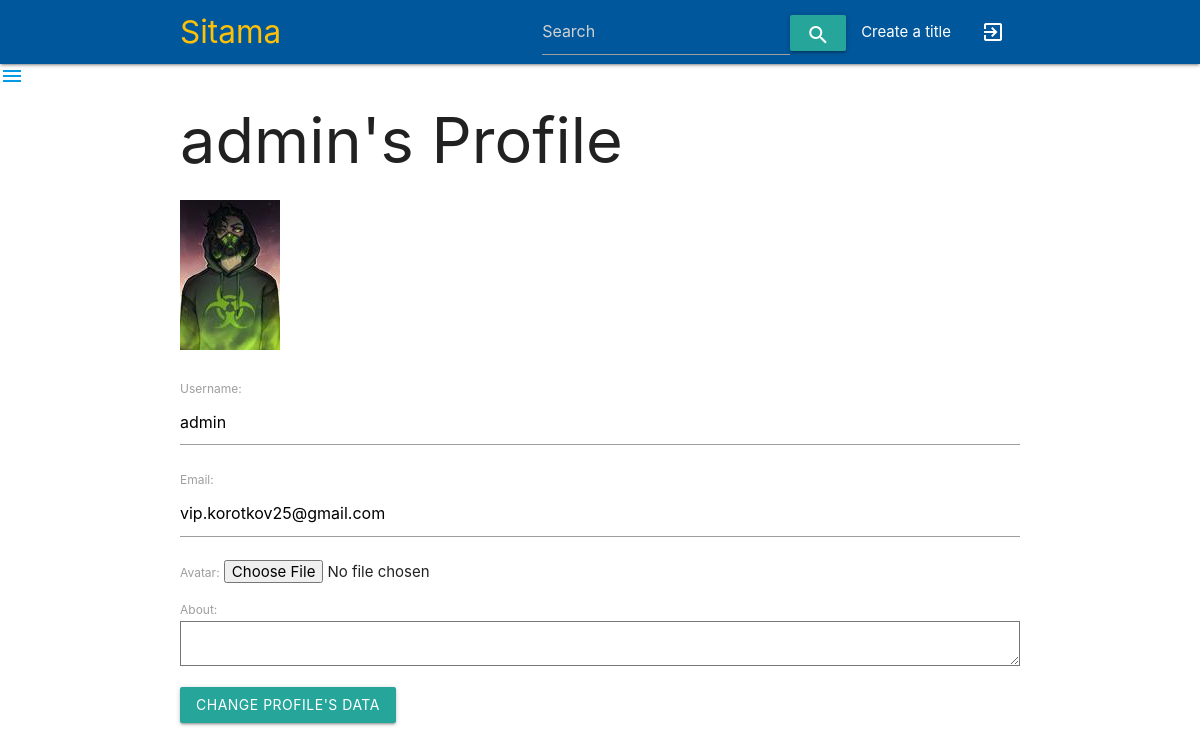
/profile/ (signed in), run on an earlier commit of the app's database.
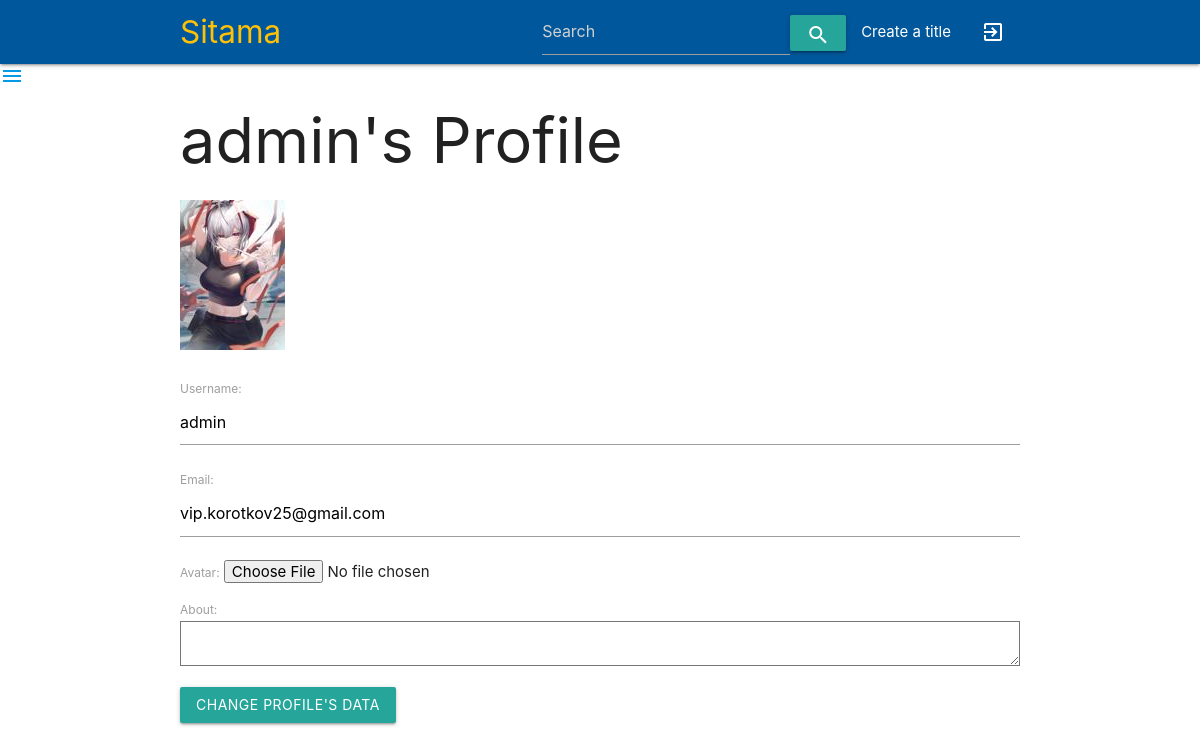
And on a later commit of the database.
### blog/models.py (models this page shows, shortened)
class Profile(models.Model):
    user = models.OneToOneField(User,on_delete=models.CASCADE)
    avatar = models.ImageField(default="blog/static/img/profiles/default_avatar.jpg", upload_to="blog/static/img/profiles")
    bio = models.TextField(max_length=500, blank=True)

### blog/views.py (the view)
# urls.py: path('profile/',views.profile, name = 'user_profile'),
@login_required
def profile(request):
    if request.method == 'POST':
        user_form = UpdateUserForm(request.POST, instance=request.user)
        profile_form = UpdateProfileform(request.POST, request.FILES, instance=request.user.profile)
        if user_form.is_valid() and profile_form.is_valid():
            user_form.save()
            profile_form.save()
            return redirect(to='user_profile')
    else:
        user_form = UpdateUserForm(instance=request.user)
        profile_form = UpdateProfileform(instance=request.user.profile)
    profile = request.user.profile
    context = {
        'profile': profile,
        'user_form':user_form,
        'profile_form':profile_form
    }
    return render(request, 'profile.html', context)

### blog/forms.py
class UpdateUserForm(forms.ModelForm):
    username = forms.CharField(max_length=100,
                                required=True,
                                widget=forms.TextInput(
                                    attrs={'class':'form-control'}
                                ))
    email = forms.CharField(required=True,
                            widget=forms.TextInput(
                                attrs={'class':'form-control'}
                                ))
    class Meta:
        model = User
        fields = ['username', 'email']

class UpdateProfileform(forms.ModelForm):
    avatar = forms.ImageField(widget=forms.FileInput(attrs={'class':'form-control-file'}))
    about = forms.CharField(widget=forms.Textarea(attrs={'class':'form-control', 'rows':4}))
    class Meta:
        model = Profile
        fields = ['avatar', 'about']

### blog/templates/profile.html (shortened to what this page needs)
{% extends 'navbar.html' %}
{% load static %}
{% block content %}
<div class="container">
    <div class="row">
        <h1>{{user.username}}'s Profile</h1>
        <img class="responcive-img center-align" src="/{{profile.avatar}}">
    </div>
    <div class="row">
        <form action="/profile/" method="POST" enctype="multipart/form-data">
            {{ user_form.as_p }}
            {{ profile_form.as_p }}
            <button class="btn waves-effect waves-light" type="submit">Change profile's data</button>
        </form>
    </div>
</div>
{% endblock %}

### blog/templates/navbar.html (shortened to what this page needs)
<!DOCTYPE html>
{% load static %}
<head>
    <link rel="stylesheet" href="{% static 'css/blog.css' %}">
    <link rel="stylesheet" href="{% static 'css/materialize.css' %}">
    <link rel="stylesheet" href="{% static 'css/sidenav.css' %}">
    <link rel="stylesheet" href="{% static 'css/chat_style.css' %}">
</head>
<body class="bg">
    <div class="navbar-fixed">
      <nav>
        <div class="nav-wrapper light-blue darken-4">
          <div class="container">
            <a href="/" class="brand-logo col s2 m2 l2 amber-text darken-4-text">Sitama</a>
            <ul id="nav-mobile" class="right hide-on-med-and-down">
              <li>
                <form class="" id="search_nav" method="POST" action="{% url 'search_post'%}">
                  <input type="search" name="searchpost" placeholder="Search">
                </form>
              </li>
              <li>
                {% if user.is_authenticated %}
                <button class="btn waves-effect waves-light" form="search_nav" type="submit">
                  <i style="height: 20px;position: relative;top: -20px;" class="large material-icons">search</i></button>
                {% else %}
                <button class="btn waves-effect waves-light" type="error">
                  Search</button>
                {% endif %}
              </li>
              {% if not user.is_authenticated %}
              <li><a href="/register">Register</a></li>
              {% else %}
              <li><a href="/add_post">Create a title</a></li>
              <li><a href="/logout"><i class="small material-icons">exit_to_app</i></a></li>
              {% endif %}
            </div>
        </div>
      </nav>
    </div>
    {% if user.is_authenticated %}
      <a style="position: fixed; " href="#" data-target="slide-out" class="sidenav-trigger"><i class="material-icons">menu</i></a>
    {% endif %}
</body>
{% block content %}
{% endblock %}
</body>
</html>

### blog/static/css/blog.css (style rules this page uses)
.bg { background-image: url(https://i.pinimg.com/originals/11/1a/03/111a03133d14214539c96e0f657dff1a.png); background-size: cover; background-attachment: fixed; }

What changed in the data, as far as the page shows it:
changed Profile: avatar: a different picture
